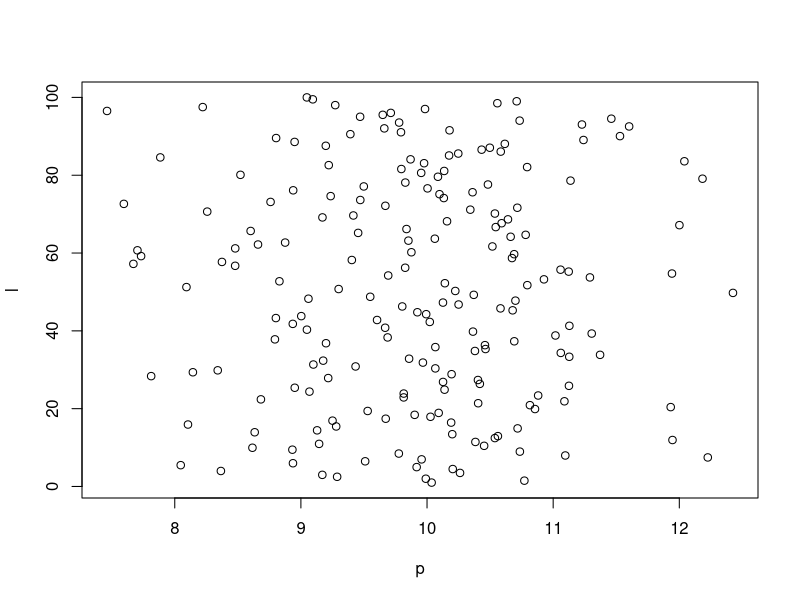
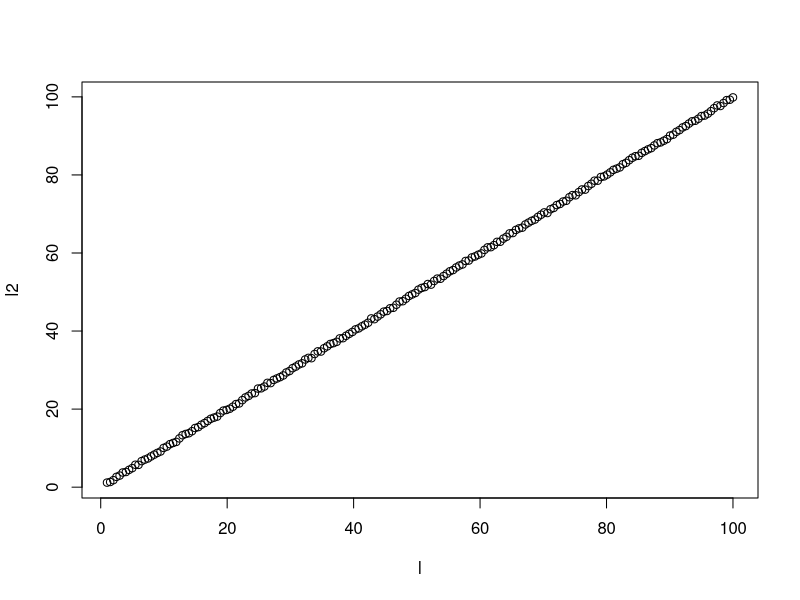

These charts were generated, in order, by the following R code:
### Test FIle
setwd("C:/Users/Nis/Documents/GitHub/EfficiencyFrontiers")
p <- rnorm(200, mean = 10, sd = 1)
l <- seq(1,100,length.out = 200)



pdf('test.pdf')
plot(p,l)
dev.off()

l2 <- l + rnorm(200,mean = 0,sd = 0.2)

pdf('test2.pdf')
plot(l,l2)
dev.off()
